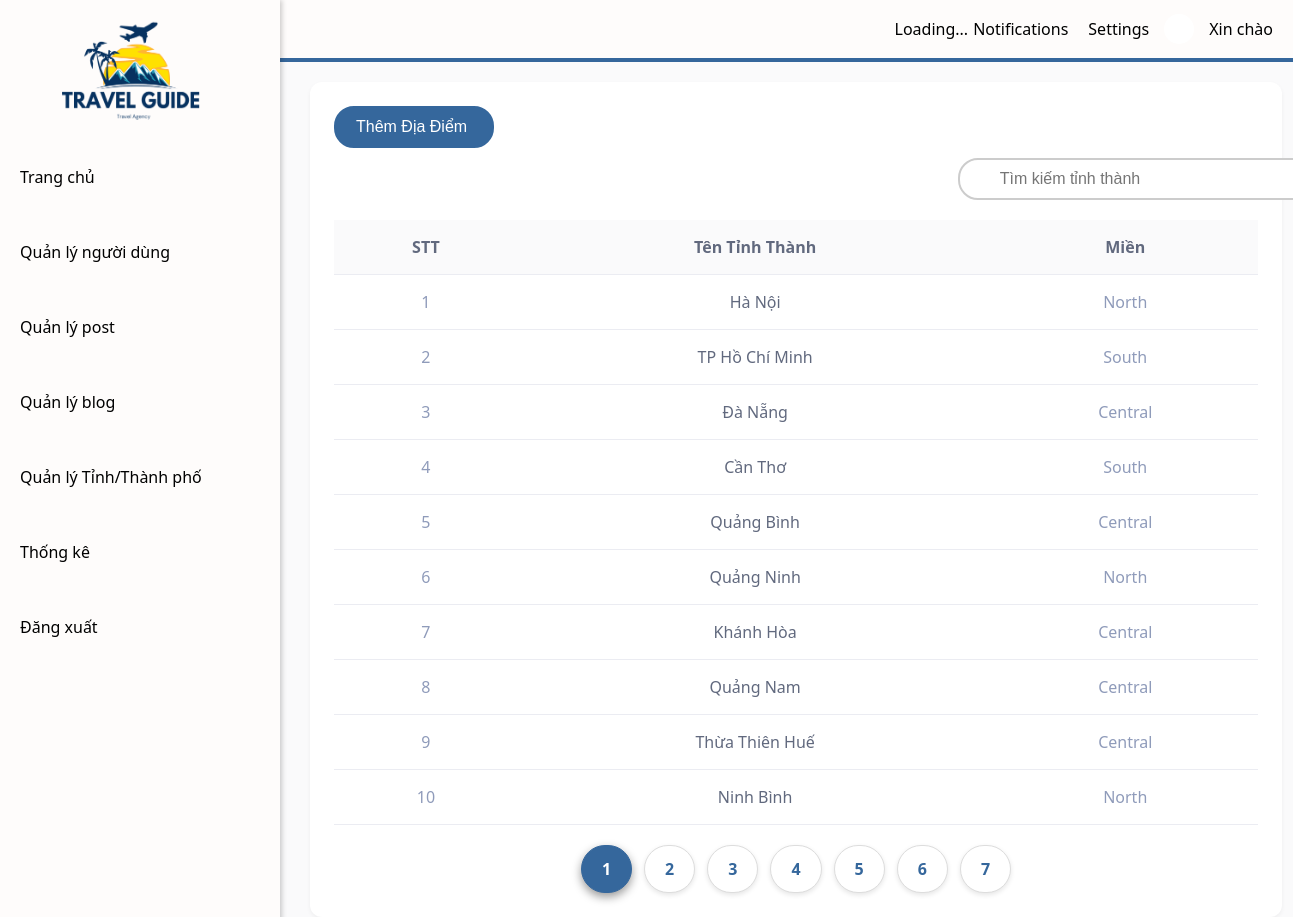
Page /src/Views/admin/province_management.php on the committed database.
### tables this page shows
CREATE TABLE province (
  provinceID INT AUTO_INCREMENT PRIMARY KEY,
  provinceName VARCHAR(50) NOT NULL UNIQUE,
  provinceRegion VARCHAR(20) NOT NULL,
  status BOOLEAN NOT NULL DEFAULT TRUE
);

### src/Controllers/bothController.php (called while the page is built, shortened)
<?php
include_once __DIR__ . "/../config/config.php";
class bothController{
    private Config $conn;
    public function __construct()
    {
        $this->conn = new Config();
    }
    public function getAllProvinces() {
        $sql = "SELECT * FROM province";
        $get_query = mysqli_query($this->conn->connect(),$sql);
        return $get_query;
    }
    public function getProvinceOfPage($Start, $litmit){
        $sql = "SELECT * FROM province  LIMIT $Start, $litmit";
        $get_query = mysqli_query($this->conn->connect(),$sql);
        return $get_query;
    }
}
?>

### src/config/config.php (called while the page is built, shortened)
<?php
class Config {
    public function connect() {
        $hostname = "localhost";
        $username = "root";
        $password = "";
        $dbname = "vietnamtravel";
        $this->conn = mysqli_connect($hostname, $username, $password, $dbname) or die("Lỗi kết nối Database");
        return $this->conn;
    }
}

### src/Views/admin/province_management.php (the view, shortened to what this page needs)
<!DOCTYPE html>
<html lang="en">
<head>
    <link rel="stylesheet" href="../../../public/css/Admin/province_management.css">
    <link rel="stylesheet" href="../../../public/css/navbar.css">
    <link rel="stylesheet" href="../../../public/css/sidebar.css">
    <link rel="stylesheet" href="https://cdnjs.cloudflare.com/ajax/libs/font-awesome/4.7.0/css/font-awesome.min.css">
    <?php
        include_once "../../Controllers/bothController.php";
        $bothcontroller = new bothController();
        $provinces = $bothcontroller->getAllProvinces();
        $limit= 10;
        $stt = 1;
        $CountData = mysqli_num_rows($provinces);
        $countPage = ceil($CountData/$limit);
        if (isset($_GET['page'])) {
            $page = $_GET['page'];
        } else {
            $page = 1;
        }
        $Start = ($page - 1) * $limit;
        $stt1 = $Start+1;
        $provinceOfPage = $bothcontroller->getprovinceOfPage($Start,$limit);
    ?>
    <?php
        include_once "../../Controllers/bothController.php";
    ?>
</head>
<body>
<div class="main-content">
    <div class="province-management">
        <button class="add-destination-btn" id="open">
            Thêm Địa Điểm <ion-icon style="margin-left: 5px;" name="add-circle-outline"></ion-icon>
        </button>
        <div class="search-container">
            <input type="text" placeholder="Tìm kiếm tỉnh thành" class="search-bar" oninput="toggleIcon()">
        </div>
        <div class="table-wrapper">
            <table>
                <thead>
                <tr>
                    <th>STT</th>
                    <th>Tên Tỉnh Thành</th>
                    <th>Miền</th>
                </tr>
                </thead>
                <tbody id="province-List">
                    <?php
                        if(mysqli_num_rows($provinceOfPage)>0){
                            while($province = mysqli_fetch_array($provinceOfPage)){
                                ?>
                                    <tr onclick="toggleDestinations(<?php echo $stt?>)">
                                        <td><?php echo $stt1++; $stt++?></td>
                                        <td><?php echo $province['provinceName'] ?? 'Lỗi Hiển Thị'?></td>
                                        <td><?php echo $province['provinceRegion'] ?? 'Lỗi Hiển Thị'?></td>
                                    </tr>
                                        <?php
                            }
                        }
                        else{
                            echo "Không Lấy được dữ liệu";
                        }
                    ?>
                </tbody>
            </table>
            <div class="pagination">
                <?php
                    for ($i = 1; $i <= $countPage; $i++) {
                        $activeClass = ($i == $page) ? 'active' : '';
                        echo "<a class='page-btn $activeClass' href='?page=$i'>$i</a>";
                    }
                ?>
            </div>
        </div>
    </div>
</div>
</body>
</html>

### public/css/Admin/province_management.css (style rules this page uses)
body { font-family: system-ui, -apple-system, BlinkMacSystemFont, 'Segoe UI', Roboto, Oxygen, Ubuntu, Cantarell, 'Open Sans', 'Helvetica Neue', sans-serif; margin: 0; padding: 0; background-color: #fafafb; }
.main-content { margin-left: 310px; padding-top: 20px; width: calc(100% - 310px); }
.add-destination-btn { padding: 10px 20px; border: 2px solid #35679C; border-radius: 20px; cursor: pointer; font-size: 16px; display: flex; align-items: center; background-color: #35679C; color: #fff; margin-bottom: 10px; }
.province-management { background-color: white; width: 94%; border-radius: 12px; padding: 24px; box-shadow: 0 2px 4px rgba(0, 0, 0, 0.05); }
.search-container { position: relative; width: 100%; max-width: 300px; margin-left: 67.5%; margin-bottom: 20px; }
.search-bar { width: 100%; padding: 10px 40px; border: 2px solid #ccc; border-radius: 20px; font-size: 1rem; outline: none; }
.table-wrapper { background: white; border-radius: 12px; width: 100%; }
table { width: 100%; border-collapse: separate; border-spacing: 0; }
thead { background-color: #FAFAFB; }
th, td { padding: 16px; text-align: center; border-bottom: 1px solid #EBECF2; color: #61697e; }
tbody tr { transition: all 0.2s ease; }
td:first-child, td:nth-child(3), td:nth-child(5) { color: #8F9BBA; }
td:last-child { gap: 8px; }
.pagination { display: flex; justify-content: center; align-items: center; gap: 12px; margin-top: 20px; }
.page-btn { background-color: #ffffff; border: 1px solid #ddd; padding: 12px 20px; border-radius: 25px; cursor: pointer; font-weight: bold; color: #35679C; transition: background-color 0.3s ease, color 0.3s ease; font-size: 16px; box-shadow: 0 2px 5px rgba(0, 0, 0, 0.1); text-decoration-line: none; }
.page-btn.active { background-color: #35679C; color: white; border-color: #35679C; box-shadow: 0 4px 10px rgba(0, 0, 0, 0.4); }

### rows in the picture
province: provinceName "Hà Nội", provinceRegion "North"
province: provinceName "TP Hồ Chí Minh", provinceRegion "South"
province: provinceName "Đà Nẵng", provinceRegion "Central"
province: provinceName "Cần Thơ", provinceRegion "South"
province: provinceName "Quảng Bình", provinceRegion "Central"
province: provinceName "Quảng Ninh", provinceRegion "North"
province: provinceName "Khánh Hòa", provinceRegion "Central"
province: provinceName "Quảng Nam", provinceRegion "Central"
province: provinceName "Thừa Thiên Huế", provinceRegion "Central"
province: provinceName "Ninh Bình", provinceRegion "North"
